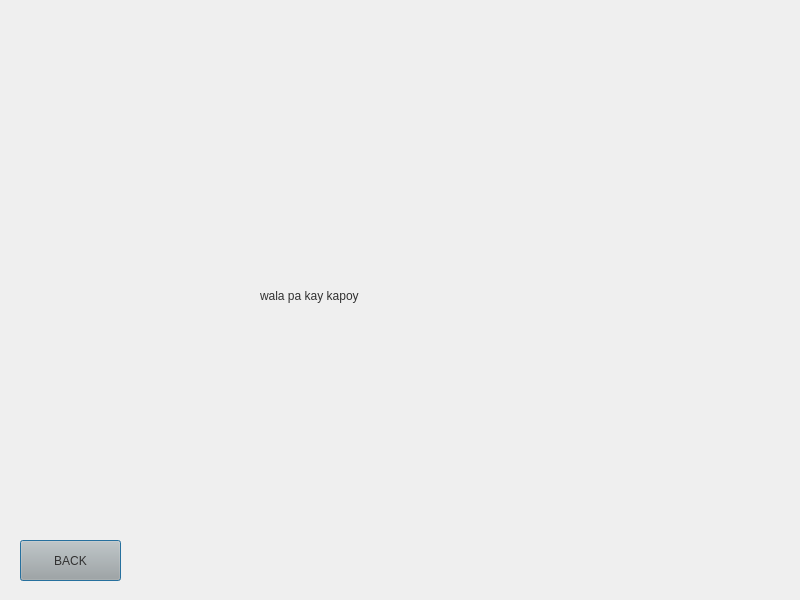
<?xml version="1.0" encoding="UTF-8"?>
<ui version="4.0">
 <class>CapacityStatus</class>
 <widget class="QDialog" name="CapacityStatus">
  <property name="geometry">
   <rect>
    <x>0</x>
    <y>0</y>
    <width>800</width>
    <height>600</height>
   </rect>
  </property>
  <property name="sizePolicy">
   <sizepolicy hsizetype="Fixed" vsizetype="Fixed">
    <horstretch>0</horstretch>
    <verstretch>0</verstretch>
   </sizepolicy>
  </property>
  <property name="minimumSize">
   <size>
    <width>800</width>
    <height>600</height>
   </size>
  </property>
  <property name="maximumSize">
   <size>
    <width>800</width>
    <height>600</height>
   </size>
  </property>
  <property name="windowTitle">
   <string>Dialog</string>
  </property>
  <widget class="QLabel" name="label">
   <property name="geometry">
    <rect>
     <x>260</x>
     <y>230</y>
     <width>281</width>
     <height>131</height>
    </rect>
   </property>
   <property name="palette">
    <palette>
     <active>
      <colorrole role="WindowText">
       <brush brushstyle="SolidPattern">
        <color alpha="255">
         <red>49</red>
         <green>49</green>
         <blue>49</blue>
        </color>
       </brush>
      </colorrole>
      <colorrole role="Button">
       <brush brushstyle="SolidPattern">
        <color alpha="255">
         <red>224</red>
         <green>218</green>
         <blue>211</blue>
        </color>
       </brush>
      </colorrole>
      <colorrole role="Text">
       <brush brushstyle="SolidPattern">
        <color alpha="255">
         <red>49</red>
         <green>49</green>
         <blue>49</blue>
        </color>
       </brush>
      </colorrole>
      <colorrole role="BrightText">
       <brush brushstyle="SolidPattern">
        <color alpha="255">
         <red>85</red>
         <green>85</green>
         <blue>127</blue>
        </color>
       </brush>
      </colorrole>
      <colorrole role="ButtonText">
       <brush brushstyle="SolidPattern">
        <color alpha="255">
         <red>49</red>
         <green>49</green>
         <blue>49</blue>
        </color>
       </brush>
      </colorrole>
      <colorrole role="Base">
       <brush brushstyle="SolidPattern">
        <color alpha="255">
         <red>224</red>
         <green>218</green>
         <blue>211</blue>
        </color>
       </brush>
      </colorrole>
      <colorrole role="Window">
       <brush brushstyle="SolidPattern">
        <color alpha="255">
         <red>224</red>
         <green>218</green>
         <blue>211</blue>
        </color>
       </brush>
      </colorrole>
      <colorrole role="Accent">
       <brush brushstyle="SolidPattern">
        <color alpha="255">
         <red>85</red>
         <green>85</green>
         <blue>127</blue>
        </color>
       </brush>
      </colorrole>
     </active>
     <inactive>
      <colorrole role="WindowText">
       <brush brushstyle="SolidPattern">
        <color alpha="255">
         <red>49</red>
         <green>49</green>
         <blue>49</blue>
        </color>
       </brush>
      </colorrole>
      <colorrole role="Button">
       <brush brushstyle="SolidPattern">
        <color alpha="255">
         <red>224</red>
         <green>218</green>
         <blue>211</blue>
        </color>
       </brush>
      </colorrole>
      <colorrole role="Text">
       <brush brushstyle="SolidPattern">
        <color alpha="255">
         <red>49</red>
         <green>49</green>
         <blue>49</blue>
        </color>
       </brush>
      </colorrole>
      <colorrole role="BrightText">
       <brush brushstyle="SolidPattern">
        <color alpha="255">
         <red>85</red>
         <green>85</green>
         <blue>127</blue>
        </color>
       </brush>
      </colorrole>
      <colorrole role="ButtonText">
       <brush brushstyle="SolidPattern">
        <color alpha="255">
         <red>49</red>
         <green>49</green>
         <blue>49</blue>
        </color>
       </brush>
      </colorrole>
      <colorrole role="Base">
       <brush brushstyle="SolidPattern">
        <color alpha="255">
         <red>224</red>
         <green>218</green>
         <blue>211</blue>
        </color>
       </brush>
      </colorrole>
      <colorrole role="Window">
       <brush brushstyle="SolidPattern">
        <color alpha="255">
         <red>224</red>
         <green>218</green>
         <blue>211</blue>
        </color>
       </brush>
      </colorrole>
      <colorrole role="Accent">
       <brush brushstyle="SolidPattern">
        <color alpha="255">
         <red>85</red>
         <green>85</green>
         <blue>127</blue>
        </color>
       </brush>
      </colorrole>
     </inactive>
     <disabled>
      <colorrole role="Button">
       <brush brushstyle="SolidPattern">
        <color alpha="255">
         <red>224</red>
         <green>218</green>
         <blue>211</blue>
        </color>
       </brush>
      </colorrole>
      <colorrole role="BrightText">
       <brush brushstyle="SolidPattern">
        <color alpha="255">
         <red>85</red>
         <green>85</green>
         <blue>127</blue>
        </color>
       </brush>
      </colorrole>
      <colorrole role="Base">
       <brush brushstyle="SolidPattern">
        <color alpha="255">
         <red>224</red>
         <green>218</green>
         <blue>211</blue>
        </color>
       </brush>
      </colorrole>
      <colorrole role="Window">
       <brush brushstyle="SolidPattern">
        <color alpha="255">
         <red>224</red>
         <green>218</green>
         <blue>211</blue>
        </color>
       </brush>
      </colorrole>
      <colorrole role="Accent">
       <brush brushstyle="SolidPattern">
        <color alpha="255">
         <red>85</red>
         <green>85</green>
         <blue>127</blue>
        </color>
       </brush>
      </colorrole>
     </disabled>
    </palette>
   </property>
   <property name="text">
    <string>wala pa kay kapoy</string>
   </property>
  </widget>
  <widget class="QPushButton" name="BACKcapacity">
   <property name="geometry">
    <rect>
     <x>20</x>
     <y>540</y>
     <width>101</width>
     <height>41</height>
    </rect>
   </property>
   <property name="palette">
    <palette>
     <active>
      <colorrole role="WindowText">
       <brush brushstyle="SolidPattern">
        <color alpha="255">
         <red>49</red>
         <green>49</green>
         <blue>49</blue>
        </color>
       </brush>
      </colorrole>
      <colorrole role="Button">
       <brush brushstyle="SolidPattern">
        <color alpha="255">
         <red>171</red>
         <green>166</green>
         <blue>161</blue>
        </color>
       </brush>
      </colorrole>
      <colorrole role="Text">
       <brush brushstyle="SolidPattern">
        <color alpha="255">
         <red>49</red>
         <green>49</green>
         <blue>49</blue>
        </color>
       </brush>
      </colorrole>
      <colorrole role="BrightText">
       <brush brushstyle="SolidPattern">
        <color alpha="255">
         <red>85</red>
         <green>85</green>
         <blue>127</blue>
        </color>
       </brush>
      </colorrole>
      <colorrole role="ButtonText">
       <brush brushstyle="SolidPattern">
        <color alpha="255">
         <red>49</red>
         <green>49</green>
         <blue>49</blue>
        </color>
       </brush>
      </colorrole>
      <colorrole role="Base">
       <brush brushstyle="SolidPattern">
        <color alpha="255">
         <red>171</red>
         <green>166</green>
         <blue>161</blue>
        </color>
       </brush>
      </colorrole>
      <colorrole role="Window">
       <brush brushstyle="SolidPattern">
        <color alpha="255">
         <red>171</red>
         <green>166</green>
         <blue>161</blue>
        </color>
       </brush>
      </colorrole>
      <colorrole role="Accent">
       <brush brushstyle="SolidPattern">
        <color alpha="255">
         <red>85</red>
         <green>85</green>
         <blue>127</blue>
        </color>
       </brush>
      </colorrole>
     </active>
     <inactive>
      <colorrole role="WindowText">
       <brush brushstyle="SolidPattern">
        <color alpha="255">
         <red>49</red>
         <green>49</green>
         <blue>49</blue>
        </color>
       </brush>
      </colorrole>
      <colorrole role="Button">
       <brush brushstyle="SolidPattern">
        <color alpha="255">
         <red>171</red>
         <green>166</green>
         <blue>161</blue>
        </color>
       </brush>
      </colorrole>
      <colorrole role="Text">
       <brush brushstyle="SolidPattern">
        <color alpha="255">
         <red>49</red>
         <green>49</green>
         <blue>49</blue>
        </color>
       </brush>
      </colorrole>
      <colorrole role="BrightText">
       <brush brushstyle="SolidPattern">
        <color alpha="255">
         <red>85</red>
         <green>85</green>
         <blue>127</blue>
        </color>
       </brush>
      </colorrole>
      <colorrole role="ButtonText">
       <brush brushstyle="SolidPattern">
        <color alpha="255">
         <red>49</red>
         <green>49</green>
         <blue>49</blue>
        </color>
       </brush>
      </colorrole>
      <colorrole role="Base">
       <brush brushstyle="SolidPattern">
        <color alpha="255">
         <red>171</red>
         <green>166</green>
         <blue>161</blue>
        </color>
       </brush>
      </colorrole>
      <colorrole role="Window">
       <brush brushstyle="SolidPattern">
        <color alpha="255">
         <red>171</red>
         <green>166</green>
         <blue>161</blue>
        </color>
       </brush>
      </colorrole>
      <colorrole role="Accent">
       <brush brushstyle="SolidPattern">
        <color alpha="255">
         <red>85</red>
         <green>85</green>
         <blue>127</blue>
        </color>
       </brush>
      </colorrole>
     </inactive>
     <disabled>
      <colorrole role="Button">
       <brush brushstyle="SolidPattern">
        <color alpha="255">
         <red>171</red>
         <green>166</green>
         <blue>161</blue>
        </color>
       </brush>
      </colorrole>
      <colorrole role="BrightText">
       <brush brushstyle="SolidPattern">
        <color alpha="255">
         <red>85</red>
         <green>85</green>
         <blue>127</blue>
        </color>
       </brush>
      </colorrole>
      <colorrole role="Base">
       <brush brushstyle="SolidPattern">
        <color alpha="255">
         <red>171</red>
         <green>166</green>
         <blue>161</blue>
        </color>
       </brush>
      </colorrole>
      <colorrole role="Window">
       <brush brushstyle="SolidPattern">
        <color alpha="255">
         <red>171</red>
         <green>166</green>
         <blue>161</blue>
        </color>
       </brush>
      </colorrole>
      <colorrole role="Accent">
       <brush brushstyle="SolidPattern">
        <color alpha="255">
         <red>85</red>
         <green>85</green>
         <blue>127</blue>
        </color>
       </brush>
      </colorrole>
     </disabled>
    </palette>
   </property>
   <property name="cursor">
    <cursorShape>PointingHandCursor</cursorShape>
   </property>
   <property name="styleSheet">
    <string notr="true">background-color: rgb(171, 166, 161);</string>
   </property>
   <property name="text">
    <string>BACK</string>
   </property>
  </widget>
 </widget>
 <resources/>
 <connections/>
</ui>
